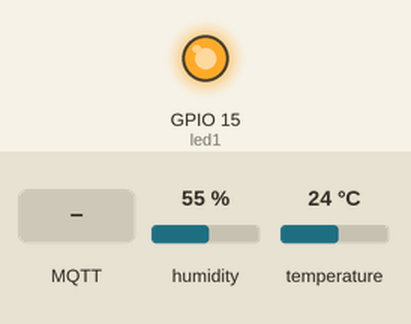
The sketch below on a simulated ESP8266 (NodeMCU). Parts: output pins drawn as LEDs (lit = HIGH). Inputs (shaded band) come from the test bench; at power-on: humidity 55 %, temperature 24 °C. WiFi joins after 1.5 s; servers stay silent unless stated; no MQTT or app messages arrive unless stated; what the sketch prints to the serial monitor is not drawn.

Above: at 2.7 s.
2.8 s: MQTT message "on" arrives on the first subscribed topic
At 3.7 s:
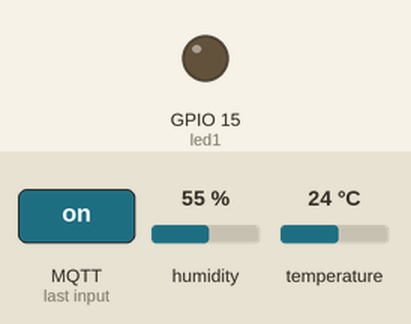
11.5 s: MQTT message "off" arrives on the first subscribed topic
At 12.7 s:
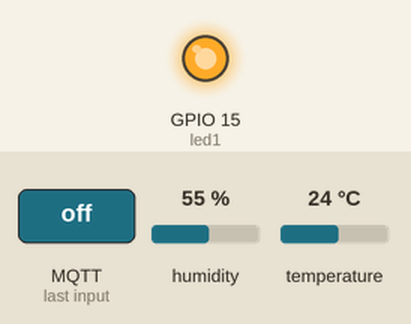
Timing chart, 0 to 14.5 s (numbered marks = the images above; inputs shaded):
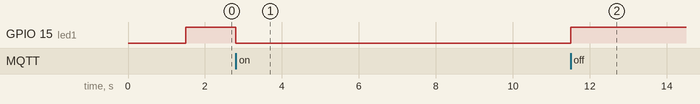

Measured:
- after the input at 2.8 s, GPIO 15 (led1): HIGH → LOW at once
- after the input at 11.5 s, GPIO 15 (led1): LOW → HIGH at once

The sketch:

Execise_3-2_esp8266.ino
```cpp
#include <ESP8266WiFi.h>
#include <DHT.h>
#include <PubSubClient.h>
#define ldr A0
#define DHTPIN 0
#define DHTTYPE DHT22
#define led1 15


const char* ssid = "Yanaraika";
const char* password = "12345678";
const char* mqtt_server = "192.168.246.11";
const int mqtt_port = 1883;
const char* mqtt_Client = "esp-8266-phalat";
const char* mqtt_username = "phalat";
const char* mqtt_password = "12345678";


 char msg[150];

 DHT dht(DHTPIN, DHTTYPE);
 WiFiClient espClient;
 PubSubClient client(espClient);

 void setup() {
   Serial.begin(9600);
   dht.begin();
   Serial.println();
   Serial.print("Connecting to ");
   Serial.println(ssid);
   WiFi.begin(ssid, password);
   while (WiFi.status() != WL_CONNECTED) {
     delay(500);
     Serial.print(".");
   }
   Serial.println("");
   Serial.println("WiFi connected");
   Serial.println("IP address: ");
   Serial.println(WiFi.localIP());
   client.setServer(mqtt_server, mqtt_port);
   client.setCallback(callback);
   pinMode(led1, OUTPUT);
   digitalWrite(led1, HIGH);
 }

 void callback(char* topic, byte* payload, unsigned int length) {
   Serial.print("Message arrived [");
   Serial.print(topic);
   Serial.print("] ");
   String(message);
   for (int i = 0; i < length; i++) {
     message = message + (char)payload[i];
   }
   Serial.println(message);

   if (String(topic) == "phalat/led1") {
     if (message == "on") {
       digitalWrite(led1, LOW);
       Serial.println("LED ON");
       client.publish("phalat/led1/status1", "LED1 ON");
     } else if (message == "off") {
       digitalWrite(led1, HIGH);
       Serial.println("LED OFF");
       client.publish("phalat/led1/status1", "LED1 OFF");
     }
   }
 }

 void reconnect() {
   while (!client.connected()) {
     Serial.print("Attempting MQTT connection…");
     if (client.connect(mqtt_Client, mqtt_username, mqtt_password)) {
       Serial.println("connected");
       client.subscribe("phalat/led1");
     } else {
       Serial.print("failed, rc=");
       Serial.print(client.state());
       Serial.println("try again in 5 seconds");
       delay(5000);
     }
   }
 }
  float ADC_value = 0.0048828125;
    boolean flag = 0;
  unsigned long pre = 0;
  long inter = 10000;
 void loop() {
   if (!client.connected()) {
     reconnect();
   }
   client.loop();
   unsigned long cur = millis();
  if(cur - pre > inter){
    pre = cur;
    flag = 1;
  }
  if(flag == 1){
      flag = 0;
    int value = analogRead(A0);
    int lux = int((250.000000/(ADC_value*value))-50.000000);
   float humidity = dht.readHumidity();
   float temperature = dht.readTemperature();
   String data = String(humidity) + "," + String(temperature)+","+String(lux); // 50,25
   Serial.println(data);
   data.toCharArray(msg, (data.length() + 1));
   client.publish("phalat/data", msg);
   client.publish("phalat/led", msg);
  }
 }
```
